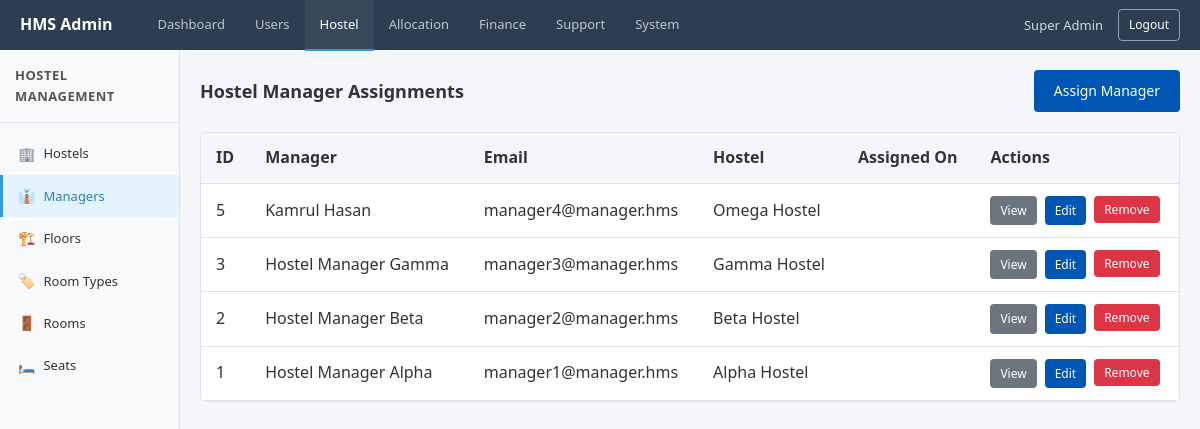
The page /index.php?page=admin_hostel_managers (signed in) on the database its author committed.
### tables this page shows
CREATE TABLE `hostel_managers` (
  `id` bigint UNSIGNED NOT NULL,
  `hostel_id` bigint UNSIGNED NOT NULL,
  `manager_user_id` bigint UNSIGNED NOT NULL,
  `assigned_at` datetime NOT NULL DEFAULT CURRENT_TIMESTAMP
);

CREATE TABLE `users` (
  `id` bigint UNSIGNED NOT NULL,
  `name` varchar(100) NOT NULL,
  `email` varchar(191) NOT NULL,
  `phone` varchar(30) DEFAULT NULL,
  `password_hash` varchar(255) NOT NULL,
  `status` enum('ACTIVE','INACTIVE','LOCKED') NOT NULL DEFAULT 'ACTIVE',
  `created_at` datetime NOT NULL DEFAULT CURRENT_TIMESTAMP,
  `updated_at` datetime NOT NULL DEFAULT CURRENT_TIMESTAMP ON UPDATE CURRENT_TIMESTAMP,
  `last_login_at` datetime DEFAULT NULL
);

CREATE TABLE `hostels` (
  `id` bigint UNSIGNED NOT NULL,
  `name` varchar(120) NOT NULL,
  `code` varchar(50) NOT NULL,
  `address` text,
  `status` enum('ACTIVE','INACTIVE') NOT NULL DEFAULT 'ACTIVE',
  `created_at` datetime NOT NULL DEFAULT CURRENT_TIMESTAMP,
  `updated_at` datetime NOT NULL DEFAULT CURRENT_TIMESTAMP ON UPDATE CURRENT_TIMESTAMP
);

### app/Controllers/Admin/AdminHostelManagerController.php (called while the page is built, shortened)
<?php
require_once __DIR__ . '/../../Models/AdminModel.php';
$action = isset($_GET['action']) ? $_GET['action'] : 'list';
$data = [];
$data['assignments'] = getAllHostelManagers();
$data['hostels'] = getAllHostels();
$data['managers'] = getUsersByRole(2);
require_once __DIR__ . '/../../Views/Admin/HostelManagerView.php';

### app/Models/AdminModel.php (called while the page is built, shortened)
<?php
function getAllHostels() {
    $conn = dbConnect();
    $sql = "SELECT * FROM hostels ORDER BY id DESC";
    $result = mysqli_query($conn, $sql);
    $hostels = mysqli_fetch_all($result, MYSQLI_ASSOC);
    return $hostels;
}
function getAllHostelManagers() {
    $conn = dbConnect();
    $sql = "SELECT hm.*, h.name as hostel_name, u.name as manager_name, u.email as manager_email
            FROM hostel_managers hm
            JOIN hostels h ON hm.hostel_id = h.id
            JOIN users u ON hm.manager_user_id = u.id
            ORDER BY hm.id DESC";
    $result = mysqli_query($conn, $sql);
    $managers = mysqli_fetch_all($result, MYSQLI_ASSOC);
    return $managers;
}
function getUsersByRole($roleId) {
    $conn = dbConnect();
    $sql = "SELECT u.* FROM users u JOIN user_roles ur ON u.id = ur.user_id WHERE ur.role_id = $roleId ORDER BY u.id DESC";
    $result = mysqli_query($conn, $sql);
    $users = mysqli_fetch_all($result, MYSQLI_ASSOC);
    return $users;
}

### app/Views/Admin/HostelManagerView.php (the view, shortened to what this page needs)
<!DOCTYPE html>
<html lang="en">
<head>
    <link rel="stylesheet" href="public/assets/css/style.css">
    <link rel="stylesheet" href="app/Views/Admin/css/admin.css">
</head>
<body>
    <?php include __DIR__ . '/partials/header.php'; ?>
    <div class="admin-layout">
        <?php include __DIR__ . '/partials/sidebar.php'; ?>
        <main class="admin-main">
            <div class="admin-content">
                <?php if ($action === 'add'): ?>
                    <div class="breadcrumb">
                        <a href="index.php?page=admin_hostel_managers">Hostel Managers</a>
                        <span>/</span>
                        <span class="current">Assign Manager</span>
                    </div>
                    <div class="form-card">
                        <h3>Assign Manager to Hostel</h3>
                        <form action="index.php?page=admin_hostel_managers" method="POST">
                            <input type="hidden" name="form_action" value="assign_manager">
                            <div class="form-group">
                                <label for="user_id">Manager <span class="required">*</span></label>
                                <select id="user_id" name="user_id" class="form-control" required>
                                    <option value="">Select Manager</option>
                                    <?php if (!empty($data['managers'])): ?>
                                        <?php foreach ($data['managers'] as $manager): ?>
                                            <option value="<?php echo (int)$manager['id']; ?>">
                                                <?php echo htmlspecialchars($manager['name']); ?> (<?php echo htmlspecialchars($manager['email']); ?>)
                                            </option>
                                        <?php endforeach; ?>
                                    <?php endif; ?>
                                </select>
                                <span class="form-hint">Only users with MANAGER role are listed</span>
                            </div>
                            <div class="form-group">
                                <label for="hostel_id">Hostel <span class="required">*</span></label>
                                <select id="hostel_id" name="hostel_id" class="form-control" required>
                                    <option value="">Select Hostel</option>
                                    <?php if (!empty($data['hostels'])): ?>
                                        <?php foreach ($data['hostels'] as $hostel): ?>
                                            <option value="<?php echo (int)$hostel['id']; ?>">
                                                <?php echo htmlspecialchars($hostel['name']); ?>
                                            </option>
                                        <?php endforeach; ?>
                                    <?php endif; ?>
                                </select>
                            </div>
                            <div class="form-actions">
                                <button type="submit" class="btn btn-primary">Assign Manager</button>
                                <a href="index.php?page=admin_hostel_managers" class="btn btn-secondary">Cancel</a>
                            </div>
                        </form>
                    </div>
                <?php else: ?>
                    <div class="page-header">
                        <h2>Hostel Manager Assignments</h2>
                        <a href="index.php?page=admin_hostel_managers&action=add" class="btn btn-primary">Assign Manager</a>
                    </div>
                    <div class="table-card">
                        <div class="table-responsive">
                            <table class="table">
                                <thead>
                                    <tr>
                                        <th>ID</th>
                                        <th>Manager</th>
                                        <th>Email</th>
                                        <th>Hostel</th>
                                        <th>Assigned On</th>
                                        <th>Actions</th>
                                    </tr>
                                </thead>
                                <tbody>
                                    <?php if (!empty($data['assignments'])): ?>
                                        <?php foreach ($data['assignments'] as $assignment): ?>
                                            <tr>
                                                <td><?php echo (int)$assignment['id']; ?></td>
                                                <td><?php echo htmlspecialchars($assignment['manager_name'] ?? ''); ?></td>
                                                <td><?php echo htmlspecialchars($assignment['manager_email'] ?? ''); ?></td>
                                                <td><?php echo htmlspecialchars($assignment['hostel_name'] ?? ''); ?></td>
                                                <td><?php echo htmlspecialchars($assignment['created_at'] ?? ''); ?></td>
                                                <td>
                                                    <div class="action-btns">
                                                        <a href="index.php?page=admin_hostel_managers&action=view&id=<?php echo (int)$assignment['id']; ?>" class="btn btn-sm btn-secondary">View</a>
                                                        <a href="index.php?page=admin_hostel_managers&action=edit&id=<?php echo (int)$assignment['id']; ?>" class="btn btn-sm btn-primary">Edit</a>
                                                        <form action="index.php?page=admin_hostel_managers" method="POST" style="display:inline;" onsubmit="return confirm('Remove this assignment?');">
                                                            <button type="submit" class="btn btn-sm btn-danger">Remove</button>
                                                        </form>
                                                    </div>
                                                </td>
                                            </tr>
                                        <?php endforeach; ?>
                                    <?php else: ?>
                                        <tr>
                                            <td colspan="6" class="empty-state">No manager assignments found</td>
                                        </tr>
                                    <?php endif; ?>
                                </tbody>
                            </table>
                        </div>
                    </div>
                <?php endif; ?>
            </div>
        </main>
    </div>
</body>
</html>

### public/assets/css/style.css (style rules this page uses)
:root { --primary: #0056b3; --primary-hover: #004494; --background: #f4f6f9; --surface: #ffffff; --text-primary: #333333; --text-secondary: #555555; --border: #dee2e6; --success: #28a745; --error: #dc3545; --warning: #ffc107; --shadow: 0 2px 4px rgba(0, 0, 0, 0.1); }
* { margin: 0; padding: 0; box-sizing: border-box; }
body { font-family: 'Segoe UI', Tahoma, Geneva, Verdana, sans-serif; background-color: var(--background); color: var(--text-primary); line-height: 1.6; min-height: 100vh; }
h1, h2, h3, h4, h5, h6 { color: var(--text-primary); margin-bottom: 15px; font-weight: 600; }
h2 { font-size: 24px; }
.btn { display: inline-block; padding: 10px 20px; font-family: inherit; font-size: 14px; font-weight: 500; text-align: center; border: none; border-radius: 4px; cursor: pointer; }
.btn-primary { background-color: var(--primary); color: #ffffff; }
.btn-secondary { background-color: #6c757d; color: #ffffff; }
.btn-danger { background-color: var(--error); color: #ffffff; }
.table-responsive { overflow-x: auto; }
.table { width: 100%; border-collapse: collapse; background: var(--surface); }
.table th, .table td { padding: 12px 15px; text-align: left; border-bottom: 1px solid var(--border); }
.table th { background-color: var(--background); font-weight: 600; color: var(--text-primary); }

### app/Views/Admin/css/admin.css (style rules this page uses)
.admin-layout { display: flex; padding-top: 50px; min-height: 100vh; }
.admin-main { flex: 1; margin-left: 180px; background-color: var(--background); min-height: calc(100vh - 50px); }
.admin-content { padding: 20px; }
.page-header { display: flex; justify-content: space-between; align-items: center; margin-bottom: 20px; }
.page-header h2 { margin: 0; font-size: 18px; }
.table-card { background: var(--surface); border: 1px solid var(--border); border-radius: 6px; overflow: hidden; }
.action-btns { display: flex; gap: 8px; }
.btn-sm { padding: 5px 10px; font-size: 12px; }

### rows shown on the page
hostel_managers: id "5", manager_user.name "Kamrul Hasan", manager_user.email "manager4@manager.hms", hostel.name "Omega Hostel"
hostel_managers: id "3", manager_user.name "Hostel Manager Gamma", manager_user.email "manager3@manager.hms", hostel.name "Gamma Hostel"
hostel_managers: id "2", manager_user.name "Hostel Manager Beta", manager_user.email "manager2@manager.hms", hostel.name "Beta Hostel"
hostel_managers: id "1", manager_user.name "Hostel Manager Alpha", manager_user.email "manager1@manager.hms", hostel.name "Alpha Hostel"

### other values the page prints
$_SESSION['user_name'] "Super Admin"
$sidebarTitle "HOSTEL MANAGEMENT"
$link['icon'] "🏢"
$link['label'] "Hostels"
$link['icon'] "👔"
$link['label'] "Managers"
$link['icon'] "🏗️"
$link['label'] "Floors"
$link['icon'] "🏷️"
$link['label'] "Room Types"
$link['icon'] "🚪"
$link['label'] "Rooms"
$link['icon'] "🛏️"
$link['label'] "Seats"
